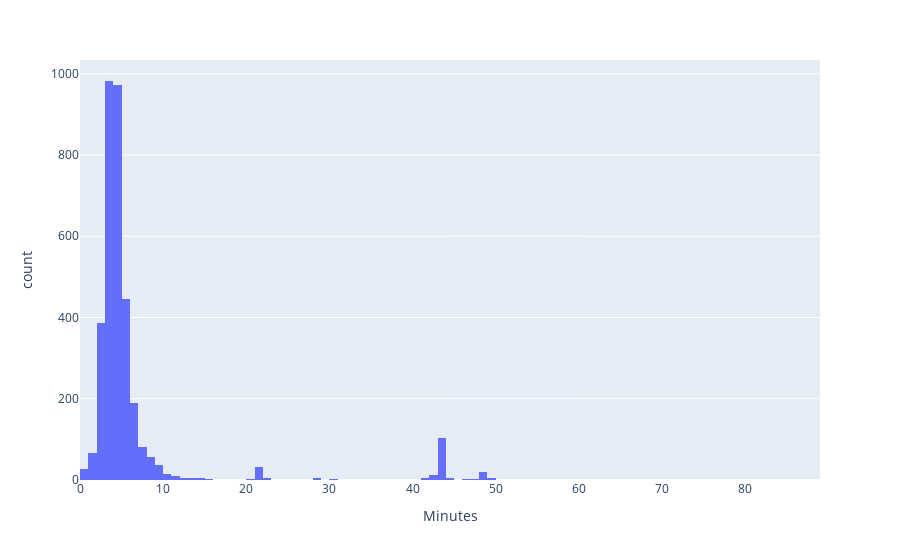

Write notebook code for a chart like this one.
### Code cell
import plotly.express as px
px.histogram(df, x='Minutes')

### Figure 1 — Plotly figure (JSON) as saved in the notebook; plotly's stock layout.template omitted (floating-point values rounded to 4 significant figures; data arrays with more than 128 entries replaced by an {"elided": "..."} marker saying what was removed)
{"data": [{"alignmentgroup": "True", "bingroup": "x", "hovertemplate": "Minutes=%{x}<br>count=%{y}<extra></extra>", "legendgroup": "", "marker": {"color": "#636efa", "pattern": {"shape": ""}}, "name": "", "offsetgroup": "", "orientation": "v", "showlegend": false, "type": "histogram", "x": {"elided": "3503 float values"}, "xaxis": "x", "yaxis": "y"}], "layout": {"barmode": "relative", "legend": {"tracegroupgap": 0}, "margin": {"t": 60}, "xaxis": {"anchor": "y", "domain": [0, 1], "title": {"text": "Minutes"}}, "yaxis": {"anchor": "x", "domain": [0, 1], "title": {"text": "count"}}}}
